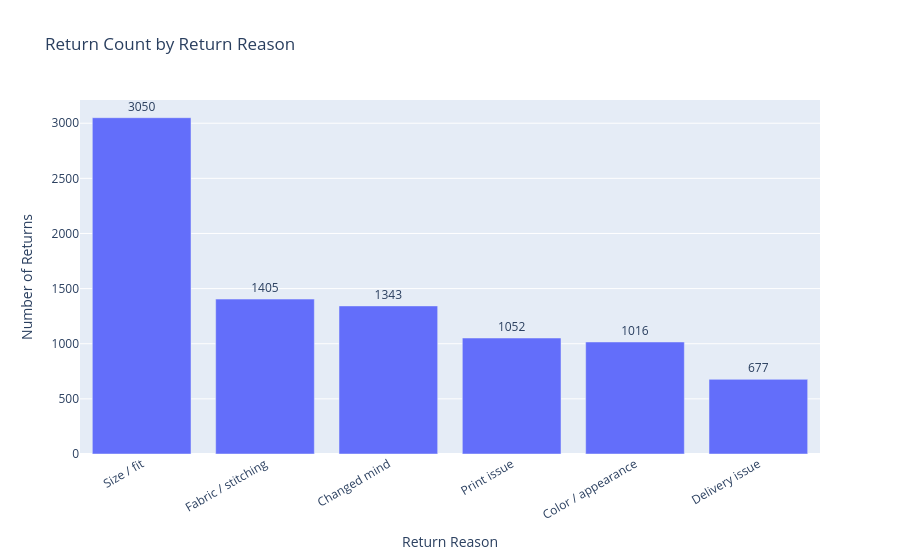

Here is the notebook cell this chart was saved with:
### Code cell
return_reasons = (
    sales[sales["Returned_Flag"]]
    .groupby("Return_Reason", dropna=False)
    .size()
    .reset_index(name="Return_Count")
    .sort_values("Return_Count", ascending=False)
)

return_reasons["Return_Reason"] = (
    return_reasons["Return_Reason"]
    .fillna("Unknown")
)

fig = px.bar(
    return_reasons,
    x="Return_Reason",
    y="Return_Count",
    title="Return Count by Return Reason",
    labels={
        "Return_Reason": "Return Reason",
        "Return_Count": "Number of Returns"
    },
    text="Return_Count"
)

fig.update_traces(textposition="outside")
fig.update_layout(
    xaxis_tickangle=-30,
    showlegend=False
)

fig.show()

### Figure 1 — Plotly figure (JSON) as saved in the notebook; plotly's stock layout.template omitted (floating-point values rounded to 4 significant figures)
{"data": [{"hovertemplate": "Return Reason=%{x}<br>Number of Returns=%{text}<extra></extra>", "legendgroup": "", "marker": {"color": "#636efa", "pattern": {"shape": ""}}, "name": "", "orientation": "v", "showlegend": false, "text": [3050.0, 1405.0, 1343.0, 1052.0, 1016.0, 677.0], "textposition": "outside", "type": "bar", "x": ["Size / fit", "Fabric / stitching", "Changed mind", "Print issue", "Color / appearance", "Delivery issue"], "xaxis": "x", "y": [3050, 1405, 1343, 1052, 1016, 677], "yaxis": "y"}], "layout": {"barmode": "relative", "legend": {"tracegroupgap": 0}, "showlegend": false, "title": {"text": "Return Count by Return Reason"}, "xaxis": {"anchor": "y", "domain": [0, 1], "tickangle": -30, "title": {"text": "Return Reason"}}, "yaxis": {"anchor": "x", "domain": [0, 1], "title": {"text": "Number of Returns"}}}}
